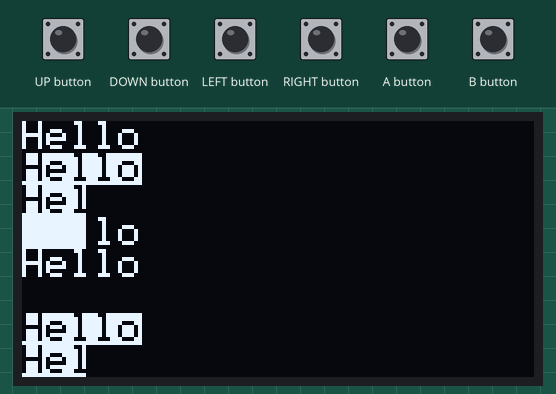
Bench run of a sketch on a simulated Arduboy, built with avr-gcc and run on an emulated ATmega32U4. Parts: 128×64 one-colour display.

Above: at 0.1 s.

The sketch:

FontRenderingTest.ino
```cpp
// (licence header left out)
#include <Arduboy2.h>

Arduboy2 arduboy;

void setup()
{
	arduboy.begin();
}

void loop()
{
	if(!arduboy.nextFrame())
		return;

	arduboy.pollButtons();

	arduboy.clear();

	arduboy.fillRect(0, 0, 16, HEIGHT, WHITE);

	// These are the legal permutations
	{
		arduboy.setTextColor(WHITE);
		arduboy.setTextBackground(BLACK);
		arduboy.println(F("Hello"));

		arduboy.setTextColor(BLACK);
		arduboy.setTextBackground(WHITE);
		arduboy.println(F("Hello"));

		arduboy.setTextColor(BLACK);
		arduboy.setTextBackground(BLACK);
		arduboy.println(F("Hello"));

		arduboy.setTextColor(WHITE);
		arduboy.setTextBackground(WHITE);
		arduboy.println(F("Hello"));
	}

	// These are the permutations that the API considers 'illegal'
	{
		arduboy.setTextColor(WHITE);
		arduboy.setTextBackground(4);
		arduboy.println(F("Hello"));

		arduboy.setTextColor(2);
		arduboy.setTextBackground(4);
		arduboy.println(F("Hello"));

		arduboy.setTextColor(2);
		arduboy.setTextBackground(WHITE);
		arduboy.println(F("Hello"));

		arduboy.setTextColor(2);
		arduboy.setTextBackground(2);
		arduboy.println(F("Hello"));
	}

	arduboy.display();
}
```
